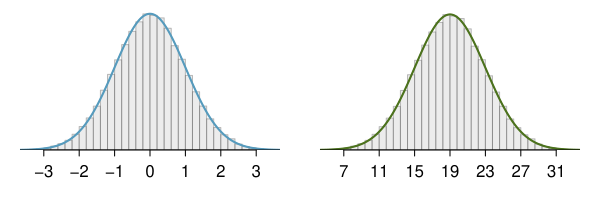

Reproduce this figure in R.
library(openintro)
data(COL)

set.seed(1)
x <- rnorm(100000)
hold <- hist(x,
             breaks = 50,
             plot = FALSE)

myPDF("twoSampleNormals.pdf", 6, 2,
      mfrow = c(1,2), las = 1, mar = c(2.5,1,0.5,1))

# curve 1
X <- seq(-4,4,0.01)
Y <- dnorm(X)
plot(X, Y,
     type = 'l',
     col = COL[1],
     axes = FALSE,yaxs="i",
     xlim = c(-3.4, 3.4),
     ylim=c(0,.41))
axis(1, at = -3:3)
for (i in 1:length(hold$counts)) {
  rect(hold$breaks[i], 0,
       hold$breaks[i+1], hold$density[i],
       border = COL[5,4], col = COL[7,3])
}
lines(X, Y, col = COL[1],lwd = 2)
abline(h = 0)

# curve 2
X <- seq(3,35,0.01)
Y <- dnorm(X, 19, 4)
plot(X, Y, type = 'l', col = COL[2],axes = F, xlim = c(5.4,32.6), ylim=c(0,.103),yaxs="i")
axis(1, at = 19+4*(-3:3))

for (i in 1:length(hold$counts)) {
  rect(19 + 4 * hold$breaks[i], 0,
       19 + 4 * hold$breaks[i + 1], hold$density[i] / 4,
       border = COL[5, 4], col = COL[7, 3])
}
lines(X, Y,col=COL[2],lwd = 2)
abline(h = 0)

dev.off()
